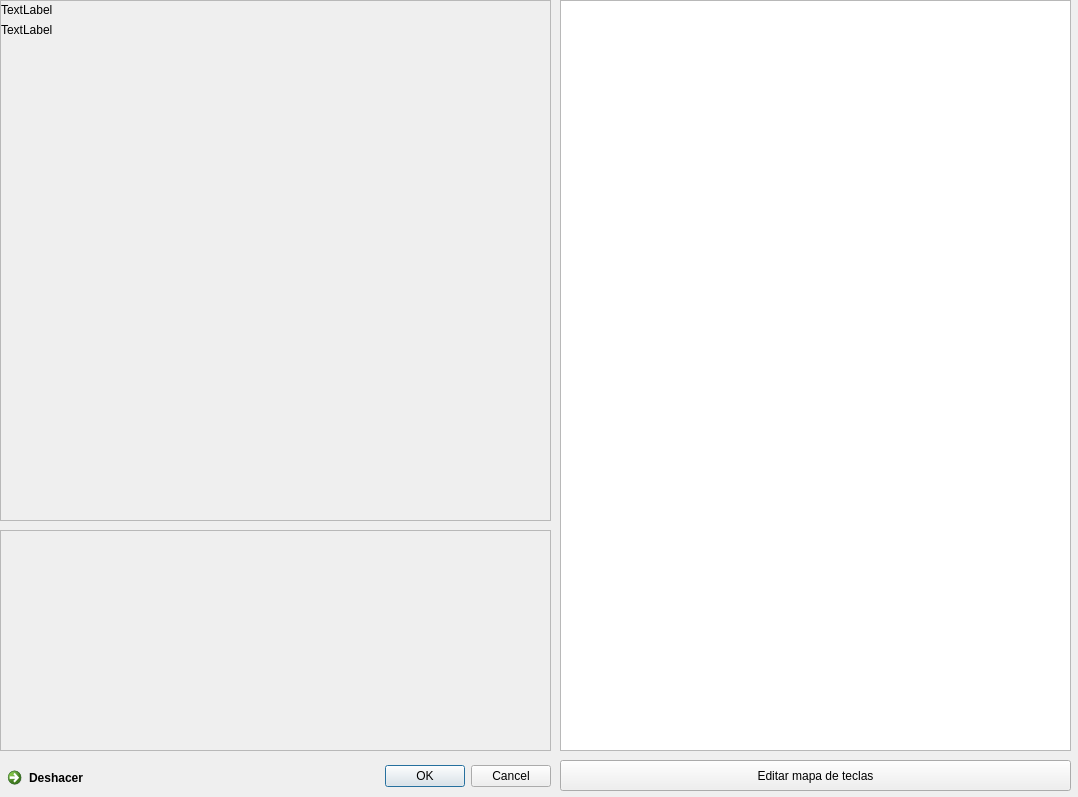
<?xml version="1.0" encoding="UTF-8"?>
<ui version="4.0">
 <class>Dialog</class>
 <widget class="QDialog" name="Dialog">
  <property name="geometry">
   <rect>
    <x>0</x>
    <y>0</y>
    <width>1078</width>
    <height>797</height>
   </rect>
  </property>
  <property name="windowTitle">
   <string>Dialog</string>
  </property>
  <widget class="QDialogButtonBox" name="aceptar_cancelar">
   <property name="geometry">
    <rect>
     <x>380</x>
     <y>760</y>
     <width>171</width>
     <height>32</height>
    </rect>
   </property>
   <property name="orientation">
    <enum>Qt::Horizontal</enum>
   </property>
   <property name="standardButtons">
    <set>QDialogButtonBox::Cancel|QDialogButtonBox::Ok</set>
   </property>
  </widget>
  <widget class="QCommandLinkButton" name="deshacerButton">
   <property name="geometry">
    <rect>
     <x>0</x>
     <y>760</y>
     <width>371</width>
     <height>31</height>
    </rect>
   </property>
   <property name="layoutDirection">
    <enum>Qt::RightToLeft</enum>
   </property>
   <property name="text">
    <string>Deshacer</string>
   </property>
  </widget>
  <widget class="QScrollArea" name="scrollRocas">
   <property name="geometry">
    <rect>
     <x>0</x>
     <y>530</y>
     <width>551</width>
     <height>221</height>
    </rect>
   </property>
   <property name="widgetResizable">
    <bool>true</bool>
   </property>
   <widget class="QWidget" name="scrollRocasWidgetContents">
    <property name="geometry">
     <rect>
      <x>0</x>
      <y>0</y>
      <width>549</width>
      <height>219</height>
     </rect>
    </property>
   </widget>
  </widget>
  <widget class="QPushButton" name="editarMapaBoton">
   <property name="geometry">
    <rect>
     <x>560</x>
     <y>760</y>
     <width>511</width>
     <height>31</height>
    </rect>
   </property>
   <property name="text">
    <string>Editar mapa de teclas</string>
   </property>
  </widget>
  <widget class="QScrollArea" name="scrollMapa">
   <property name="geometry">
    <rect>
     <x>0</x>
     <y>0</y>
     <width>551</width>
     <height>521</height>
    </rect>
   </property>
   <property name="widgetResizable">
    <bool>true</bool>
   </property>
   <widget class="QWidget" name="scrollMapaWidgetContents">
    <property name="geometry">
     <rect>
      <x>0</x>
      <y>0</y>
      <width>549</width>
      <height>519</height>
     </rect>
    </property>
    <widget class="QLabel" name="label_tecla_1">
     <property name="geometry">
      <rect>
       <x>0</x>
       <y>0</y>
       <width>67</width>
       <height>17</height>
      </rect>
     </property>
     <property name="text">
      <string>TextLabel</string>
     </property>
    </widget>
    <widget class="QLabel" name="label_tecla_2">
     <property name="geometry">
      <rect>
       <x>0</x>
       <y>20</y>
       <width>67</width>
       <height>17</height>
      </rect>
     </property>
     <property name="text">
      <string>TextLabel</string>
     </property>
    </widget>
   </widget>
  </widget>
  <widget class="QTableView" name="tableView">
   <property name="geometry">
    <rect>
     <x>560</x>
     <y>0</y>
     <width>511</width>
     <height>751</height>
    </rect>
   </property>
  </widget>
 </widget>
 <resources/>
 <connections>
  <connection>
   <sender>aceptar_cancelar</sender>
   <signal>accepted()</signal>
   <receiver>Dialog</receiver>
   <slot>accept()</slot>
   <hints>
    <hint type="sourcelabel">
     <x>248</x>
     <y>254</y>
    </hint>
    <hint type="destinationlabel">
     <x>157</x>
     <y>274</y>
    </hint>
   </hints>
  </connection>
  <connection>
   <sender>aceptar_cancelar</sender>
   <signal>rejected()</signal>
   <receiver>Dialog</receiver>
   <slot>reject()</slot>
   <hints>
    <hint type="sourcelabel">
     <x>316</x>
     <y>260</y>
    </hint>
    <hint type="destinationlabel">
     <x>286</x>
     <y>274</y>
    </hint>
   </hints>
  </connection>
 </connections>
</ui>
